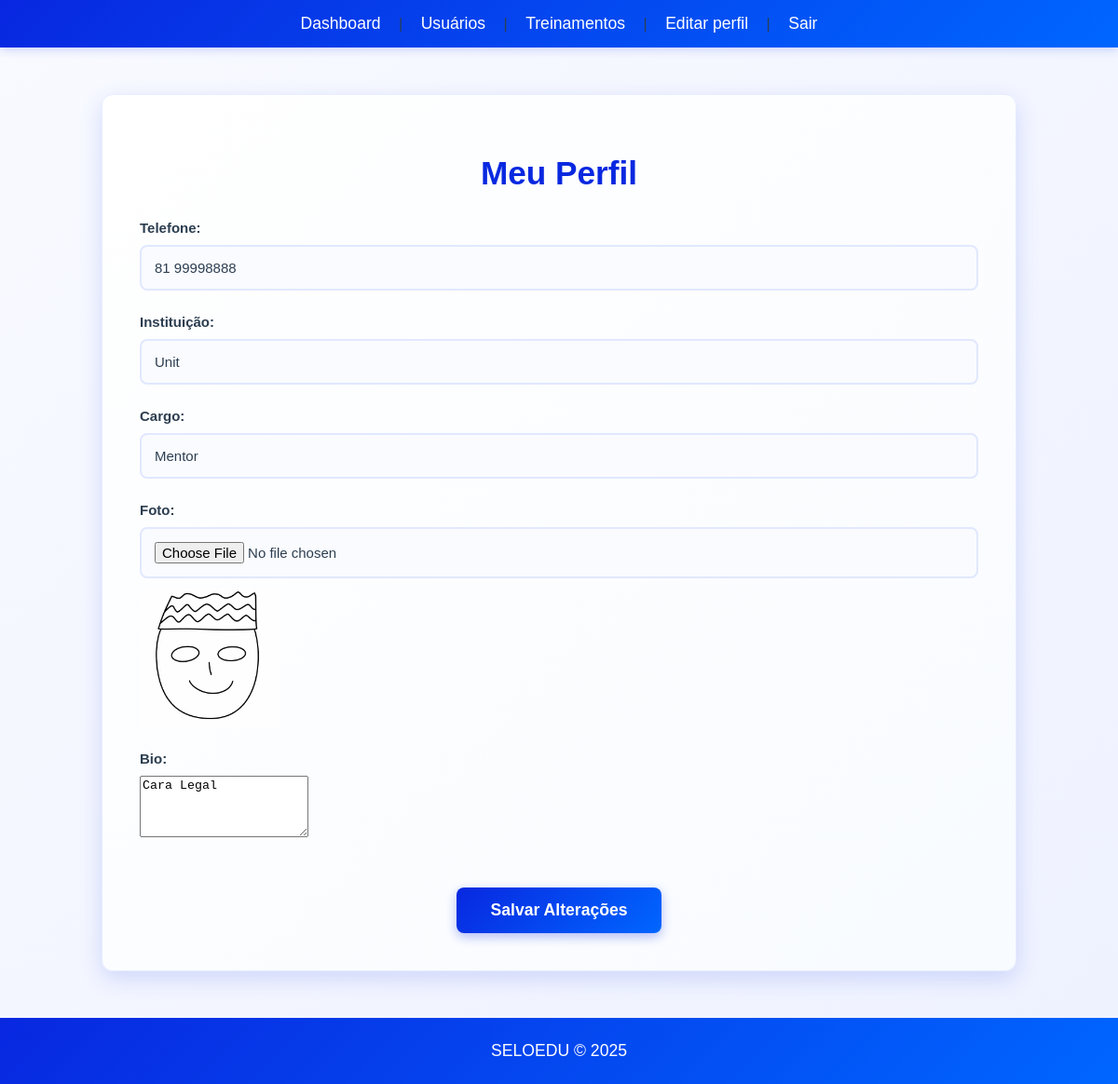
The app's page /users/profile (signed in) with its own data.
### models/profile.py (models this page shows)
class Profile(db.Model):
    __tablename__ = 'profiles'
    id = db.Column(db.Integer, primary_key=True)
    user_id = db.Column(db.Integer, db.ForeignKey('users.id'), nullable=False)
    telefone = db.Column(db.String(20))
    instituicao = db.Column(db.String(100))
    cargo = db.Column(db.String(100))
    foto = db.Column(db.String(255))
    bio = db.Column(db.Text)
    user = db.relationship('User', back_populates='profile')

### views/profile.py (the view, shortened to what this page needs)
@login_required
def profile():
    profile = Profile.query.filter_by(user_id=current_user.id).first()
    return render_template('users/profile.html', profile=profile)

### models/users.py (called while the page is built)
@login_manager.user_loader
def load_user(user_id):
	try:
		return User.query.get(int(user_id))
	except Exception:
		return None

### templates/users/profile.html (shortened to what this page needs)
{% extends 'base.html' %}
{% block content %}
<div class="users-container">
    <h1 class="users-header">Meu Perfil</h1>
    <form method="post" enctype="multipart/form-data">
        <div class="input-group">
            <label for="telefone">Telefone:</label>
            <input type="text" id="telefone" name="telefone" value="{{ profile.telefone if profile else '' }}">
        </div>
        <div class="input-group">
            <label for="instituicao">Instituição:</label>
            <input type="text" id="instituicao" name="instituicao" value="{{ profile.instituicao if profile else '' }}">
        </div>
        <div class="input-group">
            <label for="cargo">Cargo:</label>
            <input type="text" id="cargo" name="cargo" value="{{ profile.cargo if profile else '' }}">
        </div>
        <div class="input-group">
            <label for="foto">Foto:</label>
            <input type="file" id="foto" name="foto">
            {% if profile and profile.foto %}
                {% set foto_path = profile.foto.replace('\\', '/') %}
                {% if foto_path.startswith('static/') %}
                    {% set foto_path = foto_path[7:] %}
                {% endif %}
                <img src="{{ url_for('static', filename=foto_path) }}" alt="Foto do perfil" style="max-width: 150px; display: block; margin-top: 10px;">
            {% endif %}
        </div>
        <div class="input-group">
            <label for="bio">Bio:</label>
            <textarea id="bio" name="bio" rows="4">{{ profile.bio if profile else '' }}</textarea>
        </div>
        <div class="form-actions">
            <button type="submit" class="button-home">Salvar Alterações</button>
        </div>
    </form>
</div>
{% endblock %}

### Static/custom.css (style rules this page uses)
body { font-family: 'Arial', sans-serif; background: linear-gradient(135deg, #f8faff 0%, #eef2ff 100%); margin: 0; padding: 0; color: #2c3e50; display: flex; flex-direction: column; min-height: 100vh; }
.button-home, .button-login { padding: 14px 28px; background: linear-gradient(135deg, #0828e0 0%, #0066ff 100%); border: none; color: white; font-size: 1.1em; border-radius: 8px; cursor: pointer; transition: all 0.3s ease; width: 220px; margin-top: 25px; font-weight: 600; box-shadow: 0 4px 12px rgba(8, 40, 224, 0.3); }
.input-group { margin-bottom: 25px; text-align: left; width: 100%; }
.input-group label { display: block; margin-bottom: 10px; font-size: 15px; color: #2c3e50; font-weight: 600; }
.input-group input { width: 100%; padding: 14px; font-size: 15px; border: 2px solid #e1e8ff; border-radius: 8px; background-color: #fafbff; color: #2c3e50; box-sizing: border-box; transition: all 0.3s ease; }
.users-container { background: linear-gradient(135deg, #ffffff 0%, #f8fbff 100%); padding: 40px; border-radius: 12px; box-shadow: 0 8px 25px rgba(8, 40, 224, 0.15); width: 100%; max-width: 900px; margin: 30px auto; border: 1px solid #e6eeff; }
.users-container h1 { text-align: center; color: #0828e0; margin-bottom: 30px; font-size: 2.2em; font-weight: 700; }
.button-home, .btn-small, .no-underline { text-decoration: none; }
.users-header { text-align: center; color: #0828e0; margin-bottom: 16px; font-weight: 700; }
.form-actions { display: flex; gap: 10px; justify-content: center; margin-top: 16px; }

### records on screen
Profile: telefone "81 99998888", instituicao "Unit", cargo "Mentor", foto (picture), bio "Cara Legal"
